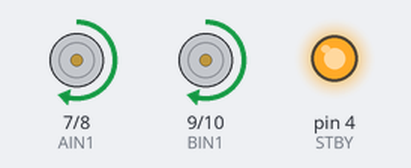
Bench run of a sketch on a simulated Arduino Uno, built with avr-gcc and run on an emulated ATmega328P. Shown: motor-driver pin pairs drawn as motors (green arrow = first pin HIGH = forward, orange = second pin HIGH = backward, longer = more drive, scaled by the enable pin, stopped while the standby pin is LOW), output pins drawn as LEDs (lit = HIGH). What the sketch prints to the serial monitor is not drawn.

Above: at 0.1 s.
At 2.6 s:
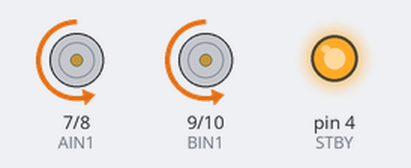
At 5.1 s:
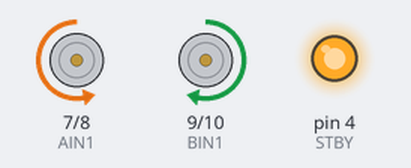
At 7.7 s:
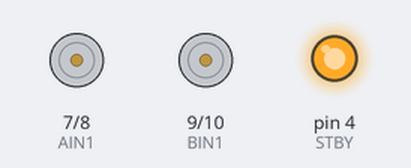
Timing chart, 0 to 9.2 s (numbered marks = the images above):
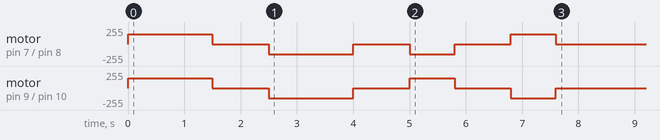

The sketch:

motor_test_b.ino
```cpp
#define STBY 4
#define PWMA 5
#define AIN1 7
#define AIN2 8
#define PWMB 6
#define BIN1 9
#define BIN2 10

const int SPEED = 150;   // 0~255，可依實際狀況調整

void leftMotor(int speed) {   // speed: -255 ~ 255，正負代表方向
  digitalWrite(AIN1, speed >= 0 ? HIGH : LOW);
  digitalWrite(AIN2, speed >= 0 ? LOW  : HIGH);
  analogWrite(PWMA, abs(speed));
}

void rightMotor(int speed) {
  digitalWrite(BIN1, speed >= 0 ? HIGH : LOW);
  digitalWrite(BIN2, speed >= 0 ? LOW  : HIGH);
  analogWrite(PWMB, abs(speed));
}

void stopMotors() {
  analogWrite(PWMA, 0);
  analogWrite(PWMB, 0);
}

void moveForward(int speed) {
  leftMotor(speed);
  rightMotor(speed);
}

void moveBackward(int speed) {
  leftMotor(-speed);
  rightMotor(-speed);
}

void turnLeft(int speed) {    // 原地左轉：左輪反轉、右輪正轉
  leftMotor(-speed);
  rightMotor(speed);
}

void turnRight(int speed) {   // 原地右轉：左輪正轉、右輪反轉
  leftMotor(speed);
  rightMotor(-speed);
}

void setup() {
  Serial.begin(9600);
  pinMode(STBY, OUTPUT);
  pinMode(AIN1, OUTPUT);
  pinMode(AIN2, OUTPUT);
  pinMode(PWMA, OUTPUT);
  pinMode(BIN1, OUTPUT);
  pinMode(BIN2, OUTPUT);
  pinMode(PWMB, OUTPUT);
  digitalWrite(STBY, HIGH);

  Serial.println("=== 前進 ===");
  moveForward(SPEED);
  delay(1500);
  stopMotors();
  delay(1000);

  Serial.println("=== 後退 ===");
  moveBackward(SPEED);
  delay(1500);
  stopMotors();
  delay(1000);

  Serial.println("=== 左轉（原地） ===");
  turnLeft(SPEED);
  delay(800);
  stopMotors();
  delay(1000);

  Serial.println("=== 右轉（原地） ===");
  turnRight(SPEED);
  delay(800);
  stopMotors();
  delay(1000);

  Serial.println("=== 測試完成 ===");
}

void loop() {
  // 空的，setup() 跑完一次就結束
}
```
